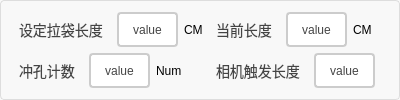
              <widget class="QGroupBox" name="groupBox_21">
               <property name="styleSheet">
                <string notr="true">QGroupBox {
    border: 1px solid #DDD;
    border-radius: 4px;
    font: bold 14px;
    color: #666;
    background-color: #F8F8F8;
}

QGroupBox::title {
    subcontrol-origin: margin;
    subcontrol-position: top left;
    left: 10px;
    padding: 0 5px;
}</string>
               </property>
               <property name="title">
                <string/>
               </property>
               <layout class="QGridLayout" name="gridLayout_11">
                <item row="0" column="0">
                 <layout class="QHBoxLayout" name="horizontalLayout_54">
                  <item>
                   <widget class="QLabel" name="label_51">
                    <property name="styleSheet">
                     <string notr="true">/* 基础标签样式 */
QLabel {
    color: #444444;          /* 主文字色 */
    font-size: 14px;         /* 标准字号 */
    background: transparent; /* 透明背景 */
    padding: 2px 4px;        /* 基础内边距 */
}

/* 标题样式 */
QLabel.title {
    font-size: 16px;
    font-weight: 600;
    color: #333333;
    border-bottom: 1px solid #DDDDDD; /* 下划线装饰 */
    padding-bottom: 4px;
}

/* 副标题/次要文本 */
QLabel.subtitle {
    color: #666666;
    font-size: 13px;
    font-style: italic;
}

/* 强调文本 */
QLabel.emphasis {
    color: #333333;
    font-weight: 500;
    background-color: #F5F5F5;
    border-radius: 3px;
    padding: 4px 8px;
}

/* 状态标签（成功/警告/错误） */
QLabel[state=&quot;success&quot;] {
    color: #228B22;          /* 森林绿 */
    border-left: 3px solid #228B22;
    padding-left: 8px;
}

QLabel[state=&quot;warning&quot;] {
    color: #FF8C00;          /* 暗橙 */
    border-left: 3px solid #FF8C00;
    padding-left: 8px;
}

QLabel[state=&quot;error&quot;] {
    color: #B22222;          /* 砖红 */
    border-left: 3px solid #B22222;
    padding-left: 8px;
}

/* 数据展示标签 */
QLabel.data {
    color: #2F4F4F;          /* 深石板灰 */
    font-family: monospace;
    border: 1px solid #E0E0E0;
    background-color: #FFFFFF;
    padding: 6px 12px;
    border-radius: 4px;
}

/* 禁用状态 */
QLabel:disabled {
    color: #AAAAAA;
    background-color: transparent;
}

/* 链接样式（伪链接效果） */
QLabel.link {
    color: #4682B4;          /* 钢蓝 */
    text-decoration: underline;
    border-bottom: 1px dotted #4682B4;
}

/* 图标标签 */
QLabel.icon {
    qproperty-alignment: AlignCenter;
    border: 1px solid #E0E0E0;
    border-radius: 4px;
    background-color: #FFFFFF;
    padding: 12px;
}</string>
                    </property>
                    <property name="text">
                     <string>设定拉袋长度</string>
                    </property>
                   </widget>
                  </item>
                  <item>
                   <widget class="QPushButton" name="btn_shedingladaichangdu">
                    <property name="sizePolicy">
                     <sizepolicy hsizetype="Minimum" vsizetype="Minimum">
                      <horstretch>0</horstretch>
                      <verstretch>0</verstretch>
                     </sizepolicy>
                    </property>
                    <property name="styleSheet">
                     <string notr="true">QPushButton {
    padding: 6px 14px;
    border: 2px solid #CCC;
    border-radius: 4px;
    background-color: white;
    color: #444;
}

QPushButton:hover {
    border-color: #999;
    background-color: #F5F5F5;
}

QPushButton:pressed {
    border-color: #777;
    background-color: #EEE;
}</string>
                    </property>
                    <property name="text">
                     <string>value</string>
                    </property>
                   </widget>
                  </item>
                  <item>
                   <widget class="QLabel" name="label_52">
                    <property name="text">
                     <string>CM</string>
                    </property>
                   </widget>
                  </item>
                 </layout>
                </item>
                <item row="0" column="1">
                 <layout class="QHBoxLayout" name="horizontalLayout_57">
                  <item>
                   <widget class="QLabel" name="label_55">
                    <property name="styleSheet">
                     <string notr="true">/* 基础标签样式 */
QLabel {
    color: #444444;          /* 主文字色 */
    font-size: 14px;         /* 标准字号 */
    background: transparent; /* 透明背景 */
    padding: 2px 4px;        /* 基础内边距 */
}

/* 标题样式 */
QLabel.title {
    font-size: 16px;
    font-weight: 600;
    color: #333333;
    border-bottom: 1px solid #DDDDDD; /* 下划线装饰 */
    padding-bottom: 4px;
}

/* 副标题/次要文本 */
QLabel.subtitle {
    color: #666666;
    font-size: 13px;
    font-style: italic;
}

/* 强调文本 */
QLabel.emphasis {
    color: #333333;
    font-weight: 500;
    background-color: #F5F5F5;
    border-radius: 3px;
    padding: 4px 8px;
}

/* 状态标签（成功/警告/错误） */
QLabel[state=&quot;success&quot;] {
    color: #228B22;          /* 森林绿 */
    border-left: 3px solid #228B22;
    padding-left: 8px;
}

QLabel[state=&quot;warning&quot;] {
    color: #FF8C00;          /* 暗橙 */
    border-left: 3px solid #FF8C00;
    padding-left: 8px;
}

QLabel[state=&quot;error&quot;] {
    color: #B22222;          /* 砖红 */
    border-left: 3px solid #B22222;
    padding-left: 8px;
}

/* 数据展示标签 */
QLabel.data {
    color: #2F4F4F;          /* 深石板灰 */
    font-family: monospace;
    border: 1px solid #E0E0E0;
    background-color: #FFFFFF;
    padding: 6px 12px;
    border-radius: 4px;
}

/* 禁用状态 */
QLabel:disabled {
    color: #AAAAAA;
    background-color: transparent;
}

/* 链接样式（伪链接效果） */
QLabel.link {
    color: #4682B4;          /* 钢蓝 */
    text-decoration: underline;
    border-bottom: 1px dotted #4682B4;
}

/* 图标标签 */
QLabel.icon {
    qproperty-alignment: AlignCenter;
    border: 1px solid #E0E0E0;
    border-radius: 4px;
    background-color: #FFFFFF;
    padding: 12px;
}</string>
                    </property>
                    <property name="text">
                     <string>当前长度</string>
                    </property>
                   </widget>
                  </item>
                  <item>
                   <widget class="QPushButton" name="btn_dangqianchangdu">
                    <property name="sizePolicy">
                     <sizepolicy hsizetype="Minimum" vsizetype="Minimum">
                      <horstretch>0</horstretch>
                      <verstretch>0</verstretch>
                     </sizepolicy>
                    </property>
                    <property name="styleSheet">
                     <string notr="true">QPushButton {
    padding: 6px 14px;
    border: 2px solid #CCC;
    border-radius: 4px;
    background-color: white;
    color: #444;
}

QPushButton:hover {
    border-color: #999;
    background-color: #F5F5F5;
}

QPushButton:pressed {
    border-color: #777;
    background-color: #EEE;
}</string>
                    </property>
                    <property name="text">
                     <string>value</string>
                    </property>
                   </widget>
                  </item>
                  <item>
                   <widget class="QLabel" name="label_64">
                    <property name="text">
                     <string>CM</string>
                    </property>
                   </widget>
                  </item>
                 </layout>
                </item>
                <item row="1" column="0">
                 <layout class="QHBoxLayout" name="horizontalLayout_55">
                  <item>
                   <widget class="QLabel" name="label_53">
                    <property name="styleSheet">
                     <string notr="true">/* 基础标签样式 */
QLabel {
    color: #444444;          /* 主文字色 */
    font-size: 14px;         /* 标准字号 */
    background: transparent; /* 透明背景 */
    padding: 2px 4px;        /* 基础内边距 */
}

/* 标题样式 */
QLabel.title {
    font-size: 16px;
    font-weight: 600;
    color: #333333;
    border-bottom: 1px solid #DDDDDD; /* 下划线装饰 */
    padding-bottom: 4px;
}

/* 副标题/次要文本 */
QLabel.subtitle {
    color: #666666;
    font-size: 13px;
    font-style: italic;
}

/* 强调文本 */
QLabel.emphasis {
    color: #333333;
    font-weight: 500;
    background-color: #F5F5F5;
    border-radius: 3px;
    padding: 4px 8px;
}

/* 状态标签（成功/警告/错误） */
QLabel[state=&quot;success&quot;] {
    color: #228B22;          /* 森林绿 */
    border-left: 3px solid #228B22;
    padding-left: 8px;
}

QLabel[state=&quot;warning&quot;] {
    color: #FF8C00;          /* 暗橙 */
    border-left: 3px solid #FF8C00;
    padding-left: 8px;
}

QLabel[state=&quot;error&quot;] {
    color: #B22222;          /* 砖红 */
    border-left: 3px solid #B22222;
    padding-left: 8px;
}

/* 数据展示标签 */
QLabel.data {
    color: #2F4F4F;          /* 深石板灰 */
    font-family: monospace;
    border: 1px solid #E0E0E0;
    background-color: #FFFFFF;
    padding: 6px 12px;
    border-radius: 4px;
}

/* 禁用状态 */
QLabel:disabled {
    color: #AAAAAA;
    background-color: transparent;
}

/* 链接样式（伪链接效果） */
QLabel.link {
    color: #4682B4;          /* 钢蓝 */
    text-decoration: underline;
    border-bottom: 1px dotted #4682B4;
}

/* 图标标签 */
QLabel.icon {
    qproperty-alignment: AlignCenter;
    border: 1px solid #E0E0E0;
    border-radius: 4px;
    background-color: #FFFFFF;
    padding: 12px;
}</string>
                    </property>
                    <property name="text">
                     <string>冲孔计数</string>
                    </property>
                   </widget>
                  </item>
                  <item>
                   <widget class="QPushButton" name="btn_chongkongjishu">
                    <property name="sizePolicy">
                     <sizepolicy hsizetype="Minimum" vsizetype="Minimum">
                      <horstretch>0</horstretch>
                      <verstretch>0</verstretch>
                     </sizepolicy>
                    </property>
                    <property name="styleSheet">
                     <string notr="true">QPushButton {
    padding: 6px 14px;
    border: 2px solid #CCC;
    border-radius: 4px;
    background-color: white;
    color: #444;
}

QPushButton:hover {
    border-color: #999;
    background-color: #F5F5F5;
}

QPushButton:pressed {
    border-color: #777;
    background-color: #EEE;
}</string>
                    </property>
                    <property name="text">
                     <string>value</string>
                    </property>
                   </widget>
                  </item>
                  <item>
                   <widget class="QLabel" name="label_54">
                    <property name="text">
                     <string>Num</string>
                    </property>
                   </widget>
                  </item>
                 </layout>
                </item>
                <item row="1" column="1">
                 <layout class="QHBoxLayout" name="horizontalLayout_58">
                  <item>
                   <widget class="QLabel" name="label_65">
                    <property name="styleSheet">
                     <string notr="true">/* 基础标签样式 */
QLabel {
    color: #444444;          /* 主文字色 */
    font-size: 14px;         /* 标准字号 */
    background: transparent; /* 透明背景 */
    padding: 2px 4px;        /* 基础内边距 */
}

/* 标题样式 */
QLabel.title {
    font-size: 16px;
    font-weight: 600;
    color: #333333;
    border-bottom: 1px solid #DDDDDD; /* 下划线装饰 */
    padding-bottom: 4px;
}

/* 副标题/次要文本 */
QLabel.subtitle {
    color: #666666;
    font-size: 13px;
    font-style: italic;
}

/* 强调文本 */
QLabel.emphasis {
    color: #333333;
    font-weight: 500;
    background-color: #F5F5F5;
    border-radius: 3px;
    padding: 4px 8px;
}

/* 状态标签（成功/警告/错误） */
QLabel[state=&quot;success&quot;] {
    color: #228B22;          /* 森林绿 */
    border-left: 3px solid #228B22;
    padding-left: 8px;
}

QLabel[state=&quot;warning&quot;] {
    color: #FF8C00;          /* 暗橙 */
    border-left: 3px solid #FF8C00;
    padding-left: 8px;
}

QLabel[state=&quot;error&quot;] {
    color: #B22222;          /* 砖红 */
    border-left: 3px solid #B22222;
    padding-left: 8px;
}

/* 数据展示标签 */
QLabel.data {
    color: #2F4F4F;          /* 深石板灰 */
    font-family: monospace;
    border: 1px solid #E0E0E0;
    background-color: #FFFFFF;
    padding: 6px 12px;
    border-radius: 4px;
}

/* 禁用状态 */
QLabel:disabled {
    color: #AAAAAA;
    background-color: transparent;
}

/* 链接样式（伪链接效果） */
QLabel.link {
    color: #4682B4;          /* 钢蓝 */
    text-decoration: underline;
    border-bottom: 1px dotted #4682B4;
}

/* 图标标签 */
QLabel.icon {
    qproperty-alignment: AlignCenter;
    border: 1px solid #E0E0E0;
    border-radius: 4px;
    background-color: #FFFFFF;
    padding: 12px;
}</string>
                    </property>
                    <property name="text">
                     <string>相机触发长度</string>
                    </property>
                   </widget>
                  </item>
                  <item>
                   <widget class="QPushButton" name="btn_xiangjichufachangdu">
                    <property name="sizePolicy">
                     <sizepolicy hsizetype="Minimum" vsizetype="Minimum">
                      <horstretch>0</horstretch>
                      <verstretch>0</verstretch>
                     </sizepolicy>
                    </property>
                    <property name="styleSheet">
                     <string notr="true">QPushButton {
    padding: 6px 14px;
    border: 2px solid #CCC;
    border-radius: 4px;
    background-color: white;
    color: #444;
}

QPushButton:hover {
    border-color: #999;
    background-color: #F5F5F5;
}

QPushButton:pressed {
    border-color: #777;
    background-color: #EEE;
}</string>
                    </property>
                    <property name="text">
                     <string>value</string>
                    </property>
                   </widget>
                  </item>
                  <item>
                   <widget class="QLabel" name="label_70">
                    <property name="text">
                     <string/>
                    </property>
                   </widget>
                  </item>
                 </layout>
                </item>
               </layout>
              </widget>
